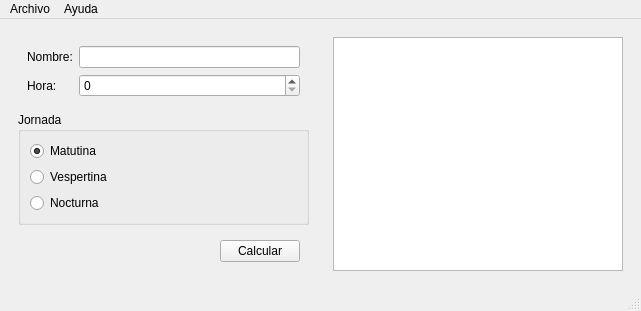
<?xml version="1.0" encoding="UTF-8"?>
<ui version="4.0">
 <class>Principal</class>
 <widget class="QMainWindow" name="Principal">
  <property name="enabled">
   <bool>true</bool>
  </property>
  <property name="geometry">
   <rect>
    <x>0</x>
    <y>0</y>
    <width>641</width>
    <height>296</height>
   </rect>
  </property>
  <property name="windowTitle">
   <string>Principal</string>
  </property>
  <property name="windowIcon">
   <iconset resource="recursos.qrc">
    <normaloff>:/Salario/efectivo.png</normaloff>:/Salario/efectivo.png</iconset>
  </property>
  <widget class="QWidget" name="centralwidget">
   <layout class="QHBoxLayout" name="horizontalLayout">
    <item>
     <widget class="QWidget" name="widget_2" native="true">
      <layout class="QVBoxLayout" name="verticalLayout_2">
       <item>
        <widget class="QWidget" name="widget" native="true">
         <layout class="QFormLayout" name="formLayout">
          <item row="0" column="0">
           <widget class="QLabel" name="label">
            <property name="text">
             <string>Nombre:</string>
            </property>
           </widget>
          </item>
          <item row="0" column="1">
           <widget class="QLineEdit" name="inNombre">
            <property name="toolTip">
             <string>&lt;html&gt;&lt;head/&gt;&lt;body&gt;&lt;p&gt;&lt;span style=&quot; font-weight:600;&quot;&gt;Nombre:&lt;/span&gt; Ingrese el nombre del obrero.&lt;/p&gt;&lt;/body&gt;&lt;/html&gt;</string>
            </property>
           </widget>
          </item>
          <item row="1" column="0">
           <widget class="QLabel" name="label_2">
            <property name="text">
             <string>Hora:</string>
            </property>
           </widget>
          </item>
          <item row="1" column="1">
           <widget class="QSpinBox" name="inHoras">
            <property name="maximum">
             <number>50</number>
            </property>
           </widget>
          </item>
         </layout>
        </widget>
       </item>
       <item>
        <widget class="QGroupBox" name="groupBox">
         <property name="toolTip">
          <string>Seleccione la jornada laboral. </string>
         </property>
         <property name="title">
          <string>Jornada</string>
         </property>
         <layout class="QVBoxLayout" name="verticalLayout">
          <item>
           <widget class="QRadioButton" name="inMatutina">
            <property name="text">
             <string>Matutina</string>
            </property>
            <property name="checked">
             <bool>true</bool>
            </property>
           </widget>
          </item>
          <item>
           <widget class="QRadioButton" name="inVespertina">
            <property name="text">
             <string>Vespertina</string>
            </property>
           </widget>
          </item>
          <item>
           <widget class="QRadioButton" name="inNocturna">
            <property name="text">
             <string>Nocturna</string>
            </property>
           </widget>
          </item>
         </layout>
        </widget>
       </item>
       <item>
        <widget class="QWidget" name="widget_4" native="true">
         <layout class="QHBoxLayout" name="horizontalLayout_2">
          <item>
           <spacer name="horizontalSpacer">
            <property name="orientation">
             <enum>Qt::Horizontal</enum>
            </property>
            <property name="sizeHint" stdset="0">
             <size>
              <width>40</width>
              <height>20</height>
             </size>
            </property>
           </spacer>
          </item>
          <item>
           <widget class="QPushButton" name="cmdCalcular">
            <property name="enabled">
             <bool>true</bool>
            </property>
            <property name="toolTip">
             <string>Calcular</string>
            </property>
            <property name="text">
             <string>Calcular</string>
            </property>
           </widget>
          </item>
         </layout>
        </widget>
       </item>
       <item>
        <spacer name="verticalSpacer">
         <property name="orientation">
          <enum>Qt::Vertical</enum>
         </property>
         <property name="sizeHint" stdset="0">
          <size>
           <width>20</width>
           <height>40</height>
          </size>
         </property>
        </spacer>
       </item>
      </layout>
     </widget>
    </item>
    <item>
     <widget class="QWidget" name="widget_3" native="true">
      <layout class="QVBoxLayout" name="verticalLayout_3">
       <item>
        <widget class="QPlainTextEdit" name="outResultado">
         <property name="readOnly">
          <bool>true</bool>
         </property>
        </widget>
       </item>
      </layout>
     </widget>
    </item>
   </layout>
  </widget>
  <widget class="QMenuBar" name="menubar">
   <property name="geometry">
    <rect>
     <x>0</x>
     <y>0</y>
     <width>641</width>
     <height>21</height>
    </rect>
   </property>
   <widget class="QMenu" name="menuArchivo">
    <property name="title">
     <string>Archivo</string>
    </property>
    <addaction name="mnuNuevo"/>
    <addaction name="mnuAbrir"/>
    <addaction name="mnuGuardar"/>
    <addaction name="mnuCalcular"/>
    <addaction name="mnuSalir"/>
   </widget>
   <widget class="QMenu" name="menuAyuda">
    <property name="title">
     <string>Ayuda</string>
    </property>
    <addaction name="mnuAyuda"/>
   </widget>
   <addaction name="menuArchivo"/>
   <addaction name="menuAyuda"/>
  </widget>
  <widget class="QStatusBar" name="statusbar"/>
  <action name="mnuAbrir">
   <property name="icon">
    <iconset>
     <normaloff>Salario/edicion-tex.png</normaloff>Salario/edicion-tex.png</iconset>
   </property>
   <property name="text">
    <string>Abrir</string>
   </property>
  </action>
  <action name="mnuGuardar">
   <property name="icon">
    <iconset>
     <normaloff>Salario/salvar.png</normaloff>Salario/salvar.png</iconset>
   </property>
   <property name="text">
    <string>Guardar</string>
   </property>
  </action>
  <action name="mnuCalcular">
   <property name="icon">
    <iconset>
     <normaloff>Salario/calculadora.png</normaloff>Salario/calculadora.png</iconset>
   </property>
   <property name="text">
    <string>Calcular</string>
   </property>
  </action>
  <action name="mnuSalir">
   <property name="icon">
    <iconset>
     <normaloff>Salario/bandeja-de-salida.png</normaloff>Salario/bandeja-de-salida.png</iconset>
   </property>
   <property name="text">
    <string>Salir</string>
   </property>
  </action>
  <action name="mnuAyuda">
   <property name="icon">
    <iconset>
     <normaloff>Salario/informacion.png</normaloff>Salario/informacion.png</iconset>
   </property>
   <property name="text">
    <string>Acerca de</string>
   </property>
  </action>
  <action name="mnuNuevo">
   <property name="icon">
    <iconset>
     <normaloff>Salario/anadir.png</normaloff>Salario/anadir.png</iconset>
   </property>
   <property name="text">
    <string>Nuevo</string>
   </property>
  </action>
 </widget>
 <resources>
  <include location="recursos.qrc"/>
 </resources>
 <connections/>
</ui>
